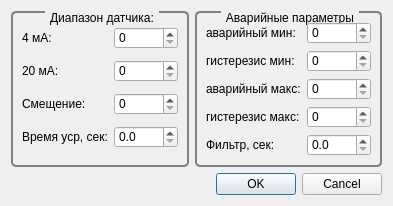
<?xml version="1.0" encoding="UTF-8"?>
<ui version="4.0">
 <class>DialogLevelConfig</class>
 <widget class="QDialog" name="DialogLevelConfig">
  <property name="geometry">
   <rect>
    <x>0</x>
    <y>0</y>
    <width>358</width>
    <height>198</height>
   </rect>
  </property>
  <property name="windowTitle">
   <string>Настройка датчика уровня</string>
  </property>
  <layout class="QGridLayout" name="gridLayout_3">
   <item row="0" column="0">
    <widget class="QGroupBox" name="groupBox_2">
     <property name="styleSheet">
      <string notr="true">QGroupBox {
    background-color: qlineargradient(x1: 0, y1: 0, x2: 0, y2: 1,
                                      stop: 0 #E0F0E0, stop: 1 #FFFFFF);
    border: 2px solid gray;
    border-radius: 5px;
    margin-top: 5ex; /* leave space at the top for the title */
}

QGroupBox::title {
    subcontrol-origin: margin;
    subcontrol-position: top center; /* position at the top center */
    padding: 0 3px;
    background-color: qlineargradient(x1: 0, y1: 0, x2: 0, y2: 1,
                                      stop: 0 #E0F0E0, stop: 1 #FFFFFF);
}</string>
     </property>
     <property name="title">
      <string>Диапазон датчика:</string>
     </property>
     <layout class="QGridLayout" name="gridLayout_2">
      <item row="0" column="0">
       <widget class="QLabel" name="label_2">
        <property name="text">
         <string>4 мА:</string>
        </property>
       </widget>
      </item>
      <item row="0" column="1">
       <widget class="QDoubleSpinBox" name="doubleSpinBox4ma">
        <property name="decimals">
         <number>0</number>
        </property>
        <property name="maximum">
         <double>9999.000000000000000</double>
        </property>
       </widget>
      </item>
      <item row="1" column="0">
       <widget class="QLabel" name="label_3">
        <property name="text">
         <string>20 мА:</string>
        </property>
       </widget>
      </item>
      <item row="1" column="1">
       <widget class="QDoubleSpinBox" name="doubleSpinBox20ma">
        <property name="decimals">
         <number>0</number>
        </property>
        <property name="maximum">
         <double>9999.000000000000000</double>
        </property>
       </widget>
      </item>
      <item row="2" column="0">
       <widget class="QLabel" name="label_4">
        <property name="text">
         <string>Смещение:</string>
        </property>
       </widget>
      </item>
      <item row="2" column="1">
       <widget class="QDoubleSpinBox" name="doubleSpinBoxOffset">
        <property name="decimals">
         <number>0</number>
        </property>
        <property name="maximum">
         <double>9999.000000000000000</double>
        </property>
       </widget>
      </item>
      <item row="3" column="0">
       <widget class="QLabel" name="label_9">
        <property name="text">
         <string>Время уср, сек:</string>
        </property>
       </widget>
      </item>
      <item row="3" column="1">
       <widget class="QDoubleSpinBox" name="doubleSpinBoxAverageTime">
        <property name="decimals">
         <number>1</number>
        </property>
        <property name="maximum">
         <double>6553.500000000000000</double>
        </property>
       </widget>
      </item>
     </layout>
    </widget>
   </item>
   <item row="0" column="1">
    <widget class="QGroupBox" name="groupBox_3">
     <property name="styleSheet">
      <string notr="true">QGroupBox {
    background-color: qlineargradient(x1: 0, y1: 0, x2: 0, y2: 1,
                                      stop: 0 #F0E0E0, stop: 1 #FFFFFF);
    border: 2px solid gray;
    border-radius: 5px;
    margin-top: 5ex; /* leave space at the top for the title */
}

QGroupBox::title {
    subcontrol-origin: margin;
    subcontrol-position: top center; /* position at the top center */
    padding: 0 3px;
    background-color: qlineargradient(x1: 0, y1: 0, x2: 0, y2: 1,
                                      stop: 0 #F0E0E0, stop: 1 #FFFFFF);
}</string>
     </property>
     <property name="title">
      <string>Аварийные параметры</string>
     </property>
     <layout class="QGridLayout" name="gridLayout">
      <item row="0" column="0">
       <widget class="QLabel" name="label">
        <property name="text">
         <string>аварийный мин:</string>
        </property>
       </widget>
      </item>
      <item row="0" column="1">
       <widget class="QDoubleSpinBox" name="doubleSpinBoxAvarMin">
        <property name="decimals">
         <number>0</number>
        </property>
        <property name="maximum">
         <double>9999.000000000000000</double>
        </property>
       </widget>
      </item>
      <item row="1" column="0">
       <widget class="QLabel" name="label_5">
        <property name="text">
         <string>гистерезис мин:</string>
        </property>
       </widget>
      </item>
      <item row="1" column="1">
       <widget class="QDoubleSpinBox" name="doubleSpinBoxHysteresisMin">
        <property name="decimals">
         <number>0</number>
        </property>
        <property name="maximum">
         <double>9999.000000000000000</double>
        </property>
       </widget>
      </item>
      <item row="2" column="0">
       <widget class="QLabel" name="label_6">
        <property name="text">
         <string>аварийный макс:</string>
        </property>
       </widget>
      </item>
      <item row="2" column="1">
       <widget class="QDoubleSpinBox" name="doubleSpinBoxAvarMax">
        <property name="decimals">
         <number>0</number>
        </property>
        <property name="maximum">
         <double>9999.000000000000000</double>
        </property>
       </widget>
      </item>
      <item row="3" column="0">
       <widget class="QLabel" name="label_7">
        <property name="text">
         <string>гистерезис макс:</string>
        </property>
       </widget>
      </item>
      <item row="3" column="1">
       <widget class="QDoubleSpinBox" name="doubleSpinBoxHysteresisMax">
        <property name="decimals">
         <number>0</number>
        </property>
        <property name="maximum">
         <double>9999.000000000000000</double>
        </property>
       </widget>
      </item>
      <item row="4" column="0">
       <widget class="QLabel" name="label_8">
        <property name="text">
         <string>Фильтр, сек:</string>
        </property>
       </widget>
      </item>
      <item row="4" column="1">
       <widget class="QDoubleSpinBox" name="doubleSpinBoxFilterTime">
        <property name="decimals">
         <number>1</number>
        </property>
        <property name="maximum">
         <double>6553.500000000000000</double>
        </property>
       </widget>
      </item>
     </layout>
    </widget>
   </item>
   <item row="1" column="0" colspan="2">
    <widget class="QDialogButtonBox" name="buttonBox">
     <property name="orientation">
      <enum>Qt::Horizontal</enum>
     </property>
     <property name="standardButtons">
      <set>QDialogButtonBox::Cancel|QDialogButtonBox::Ok</set>
     </property>
    </widget>
   </item>
  </layout>
 </widget>
 <resources/>
 <connections>
  <connection>
   <sender>buttonBox</sender>
   <signal>accepted()</signal>
   <receiver>DialogLevelConfig</receiver>
   <slot>accept()</slot>
   <hints>
    <hint type="sourcelabel">
     <x>248</x>
     <y>254</y>
    </hint>
    <hint type="destinationlabel">
     <x>157</x>
     <y>274</y>
    </hint>
   </hints>
  </connection>
  <connection>
   <sender>buttonBox</sender>
   <signal>rejected()</signal>
   <receiver>DialogLevelConfig</receiver>
   <slot>reject()</slot>
   <hints>
    <hint type="sourcelabel">
     <x>316</x>
     <y>260</y>
    </hint>
    <hint type="destinationlabel">
     <x>286</x>
     <y>274</y>
    </hint>
   </hints>
  </connection>
 </connections>
</ui>
